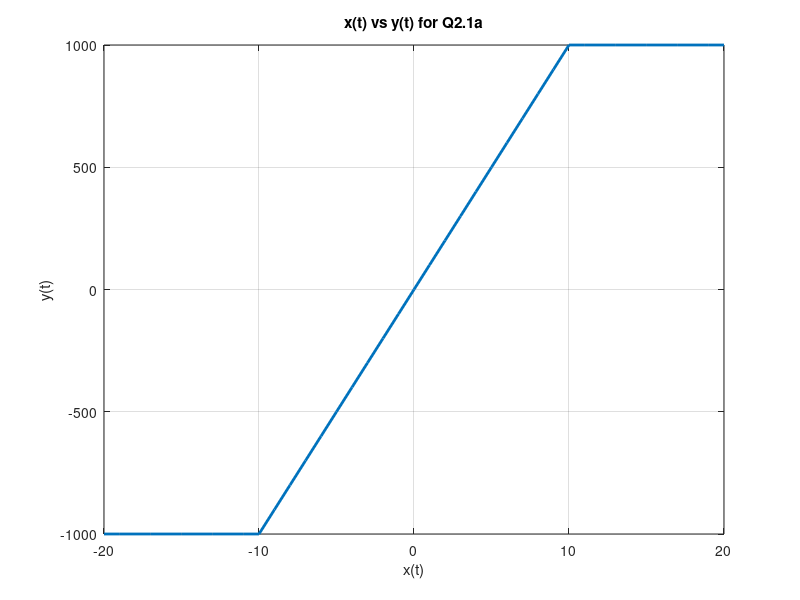

MATLAB code for this plot: (Note: this script raises an error after producing the figure.)
% Name: Lamin Jammeh
% Class: EE480 Online
% Semster: Fall 2023
% HW_4

% Basic Problems
%% ********** question 2.1 **********
% ********** question 2.1(ai)**********
 clear;
 clc;
x = -20:20; %define the range for the X-axis
y = 100 * x; %y(t) @ -10<x(t)<10
y(x>10) = 1000; % y(t) when x(t)>10
y(x<-10) = -1000; % y(t) when x(t)<-10
plot(x, y, 'LineWidth',2); %plot x(t) vs y(t) at all stages
xlabel('x(t)'); %label x-axis
ylabel('y(t)'); %labels y-axis
title('x(t) vs y(t) for Q2.1a'); %assign a plot title
grid on;

%% ********** question 2.1(aii)**********
%test for linearity using the scaling method since there is only one input
%x(t)
%perform the scale test for Output scenario 1 

%Scale Test alpha*y(t) = alpha*S[x(t)]
 clear;
 clc;
x = -10:10; % define x(t) from -10:10
alpha = 10; %scaling factor is 10


y = mySystem1(x); %mySystem1 is a function defined as y=100x(t)
y_alpha = alpha * mySystem1(x);

 %condition for linearity
 System_is_Linaer = isequal(y_alpha,alpha * y); 
  if System_is_Linaer
      disp('The System is Linear @ -10<x(t)<10');
  else
      disp('System is not Linear @ -10<x(t)<10');
  end

 %% ********** question 2.1(b) **********
 clear;
 clc;
 %notee am changing the y(t) from 100x(t) to be 2x(t) for better resultion on input x(t)
 t = -2:0.001:4; %range of value for t
 u = heaviside(t); % use unit step function already build in matlab as heaviside
 x = 20 * cos(2*pi*t) .* u; %define Input of the system with the sinusoid wave
 y = 2.*(x);%define the output of the system with the system
 figure;
 plot(t,x,'r');
 hold on;
 plot(t,y,'b','LineWidth',2);
 xlabel('t');
 ylabel('Amplitude');
 legend('input=x(t)','output=y(t)')
 title('x(t) vs y(t)');
 grid on;
hold off;

 % *********** question 2.1(c) **********

 t = -2:0.001:4; %range of value for t
 u1 = heaviside(t-2); % use unit step function already build in matlab as heaviside
 x1 = 20 * cos(2*pi*t-2) .* u1; %define Input of the system with the sinusoid wave
 y1 = 2.*(x1);%define the output of the system with the system
 figure;
 plot(t,x1,'r');
 hold on;
 plot(t,y1,'b','LineWidth',2);
 xlabel('t');
 ylabel('Amplitude');
 legend('input=x1(t)','output=y1(t)')
 title('x1(t) vs y1(t)');
 grid on;
 hold off;

 % ********** compare the y(t) to y1(t) or the delayed response **********
 figure;
 plot(t,y,'g','LineWidth',2);
 hold on;
 plot(t,y1,'r','LineWidth',3);
 xlabel('t');
 ylabel('Amplitude');
  legend('input=x1(t)','output=y1(t)')
 title('y(t) vs y1(t)');
 grid on;
 hold off;

 %% ********** question 2.5(b) **********
 clear;
 clc
t = -10:0.01:10; % t range should show peak of y(t) of not increase the range 
y = 1/2 .* (1-exp(-2.*t)) .* heaviside(t); %use matrix multiplication '.*' to include all values of t
plot(t,y,'LineWidth',2);
xlabel('t');
ylabel('y(t)');
title('y(t) plot for question 2.5(b)')
grid on;

%% ********** question 2.22(a) **********
clear;
clc;
% Vo(t) = R(t)Vi(t)
t = 0:0.01:0.2; % time range 
u = heaviside (t);
R = (1 + 0.5*cos(20*pi*t)).*u;
Vi = 1; %input voltage 
Vo = -R * Vi;
figure;
plot(t,Vo, 'LineWidth',2);
xlabel('t');
ylabel('Vo');
title('Output Vo = R * Vi for Q2.22a')
grid on;

% ********** question 2.22(b) **********
%if the switch close at t0=50msec
% Vo(t+(0.05) = R(t+0.05)Vi(t+0.05)
t0 = 0.05;        % Starting time in seconds (50 ms)
t1 = t0:0.01:0.2; % Time vector from t0 to 0.2 seconds with a step of 1 ms

u1 = heaviside (t0); % Unit step function starting at t0


% Calculate the values of R(t) for the given time vector:
R1 = (1 + 0.5 * cos(20 * pi* (t1 - t0))) .* u1;

% Calculate Vo(t) using the equation Vo(t) = R(t) * Vi(t):
Vo1 = -R1 .* Vi;

% Plot Vo(t):
figure;
plot(t1, Vo1);
xlabel('Time (s)');
ylabel('Vo(t) (V)');
title('Plot of Vo(t) with t0 = 50 ms for Q2.22b');
grid on;



% ********** Reason for Time invariant **********

% the unit step response u(t) makes the system Time Invariant because it
% only allows the system to be active at t>=0 irrespective of the anytime
% shifting

% Vi(t) =1V which is time independent so the input voltage of the system won't change with time

%R(t) has a cos(20pit) which is equal to cos(10*2pi*t) with make the R(t)
%time invariant sine cos(2pi)=cos(0)=1 and any number multiply by zero is
%zero regarles of time shifting 

%% ********** question 2.25 **********
clear;
clc;
% Note the Impulse response concoluted with the Input of the system gives
% the output
%Step 1 convolute h(t) with x(t)
%Step 2 Apply the diode effect 

% Define Impulse Response h(t)=e^(-2t).u(t)
figure;
t = 0:0.001:20;
u = heaviside(t); % u(t)
h = exp(-2*t).*u;
subplot(2,2,1)
plot(t,h,'LineWidth',2);
xlabel('Time (s)');
ylabel('h(t)');
title("Impulse Response h(t)=e^(-2t).u(t)");
grid on;

% Define input x1(t)=cos(2pi*t)[u(t)-u(t-20)]
u1 = heaviside(t-20); % defines u(t-20)
x1_t = cos(2*pi*t).*(u-u1); %Defines x1(t)
subplot(2,2,2)
plot(t,x1_t,'LineWidth',2);
xlabel('Time (s)');
ylabel('x1(t)');
title("Input x1(t)=cos(2pi*t)[u(t)-u(t-20)]");
grid on;

% Step 1 convolute x(t) with h(t)
y_t = conv(x1_t,h,"same"); % Output without diode effect
subplot(2,2,3)
plot(t,y_t,'LineWidth',2);
xlabel('Time (s)');
ylabel('y(t)');
title('Output without Diode effect');
grid on;

% Apply Diode effect this will clip all negative values of y(t)
d = max(y_t,0); % Diode effect
y1_t=(y_t).*d;   % Apply diode effect to the output
subplot(2,2,4)
plot(t,y1_t,'LineWidth',2);
xlabel('Time (s)');
ylabel('y1(t)');
title('Output with Diode effect');
grid on;


% ********** using input x2(t) **********

% Define input x2(t)=sin(pi*t)e^(-20t)[u(t)-u(t-20)]
figure;
x2_t = sin(pi*t).*exp(-20*t).*(u-u1); %Defines x1(t)
subplot(2,2,1)
plot(t,x2_t,'LineWidth',2);
xlabel('Time (s)');
ylabel('x2(t)');
title("Input x2(t)=sin(pi*t)e^(-20t)[u(t)-u(t-20)]");
grid on;

% Step 1 convolute x(t) with h(t)
y_t2 = conv(x2_t,h,"same"); % Output without diode effect
subplot(2,2,2)
plot(t,y_t2,'LineWidth',2);
xlabel('Time (s)');
ylabel('y(t)');
title('Output without Diode effect');
grid on;

% Apply Diode effect this will clip all negative values of y(t)
d = max(y_t2,0); % Diode effect
y2_t=(y_t2).*d;   % Apply diode effect to the output
subplot(2,2,3)
plot(t,y2_t,'LineWidth',2);
xlabel('Time (s)');
ylabel('y2(t)');
title('Output with Diode effect');
grid on;

% ********** using input x3(t) **********
%input x3(t)=r(t)-2r(t-2)+r(t-4)

% Step 1 define input x3(t) into 3 sections r(t),-2r(t-2), and r(t-4)
figure;
x3(t >= 0) = 1; % defines the r(t) as unit step
x3(t >= 2) = -2 * exp(-2 * (t(t >= 2)-2)); % defines -2r(t-2) @t>=2
x3(t >= 4) = exp(-2*(t(t >= 4)-4)); % defines r(t-4) @t>=4

subplot(3,1,1)
plot(t,x3,'LineWidth',2);
xlabel('Time (s)');
ylabel('x3(t)');
title("Input x3(t)=r(t)-2r(t-2)+r(t-4)");
grid on;

% Step2 defines output y3(t) for input x3(t)
y3 = conv(x3, h, 'full'); % convolute x3(t)*h(t) for all parts of x3(t)

y3 = y3(1:length(t)); % define length of y3 to be the same as range of t

subplot(3,1,2)
plot(t,y3,'LineWidth',2);
xlabel('Time (s)');
ylabel('y(t)');
title('Output without Diode effect');
grid on;

% Step3 Apply Diode effect this will clip all negative values of y(t)
d = max(y3,0); % Diode effect
y3_t=(y3).*d;   % Apply diode effect to the output
subplot(3,1,3)
plot(t,y3_t,'LineWidth',2);
xlabel('Time (s)');
ylabel('y3(t)');
title('Output with Diode effect');
grid on;

